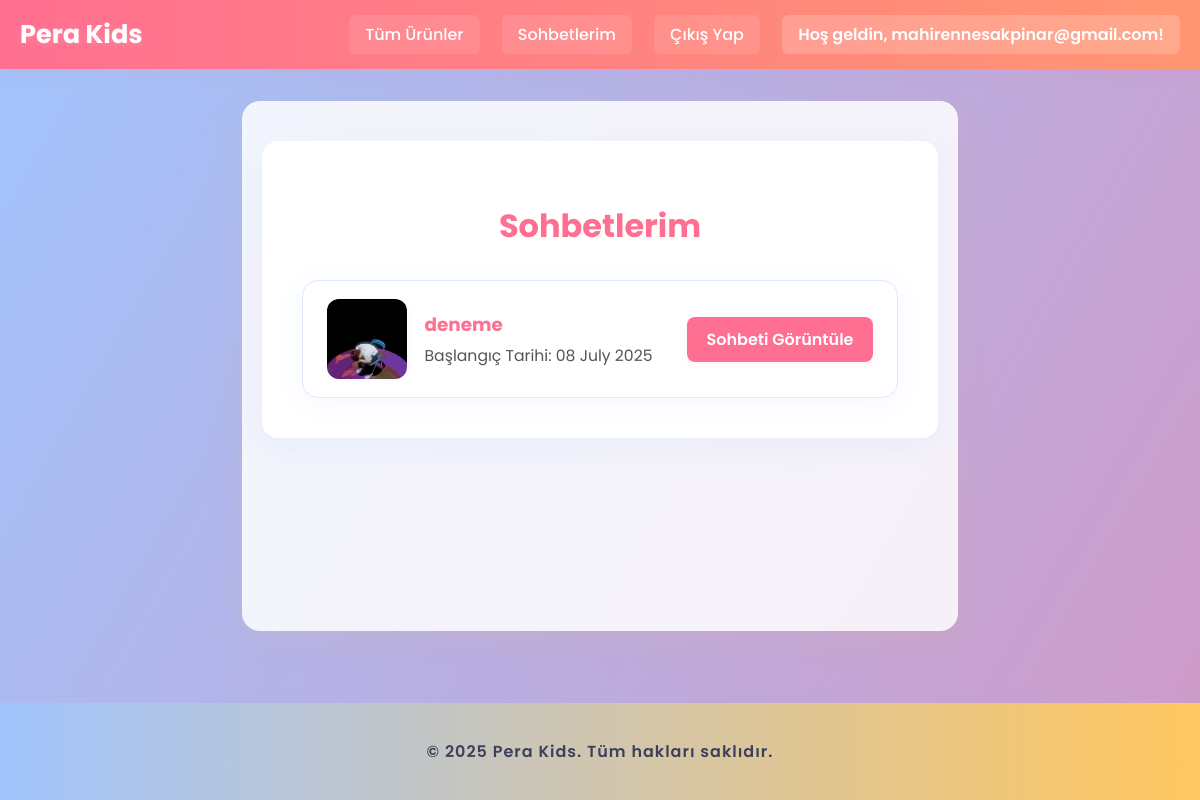
Screenshot of /sohbetlerim/ (signed in) with the database file from the repository.
### playground/models.py (models this page shows, shortened)
class Conversation(models.Model):
    product = models.ForeignKey(Product, on_delete=models.CASCADE, verbose_name="İlgili Ürün")
    customer = models.ForeignKey(User, on_delete=models.CASCADE, verbose_name="Müşteri")
    created_at = models.DateTimeField(auto_now_add=True)
    class Meta:
        verbose_name = "Sohbet"
        verbose_name_plural = "Sohbetler"
        unique_together = ('product', 'customer')

class Product(models.Model):
    category = models.ForeignKey(Category, on_delete=models.SET_NULL, null=True, verbose_name="Kategorisi")
    name = models.CharField(max_length=200, verbose_name="Ürün Adı")
    slug = models.SlugField(max_length=220, unique=True, help_text="URL'de görünecek metin, otomatik oluşur.")
    image = models.ImageField(upload_to='products/', verbose_name="Ürün Fotoğrafı")
    description = models.TextField(verbose_name="Ürün Açıklaması")
    price = models.DecimalField(max_digits=10, decimal_places=2, verbose_name="Seri Fiyatı")
    age_group_set = models.CharField(max_length=100, verbose_name="Yaş Grubu (Seri)", help_text="Örn: 8-10-12 Yaş")
    available_colors = models.CharField(max_length=255, verbose_name="Mevcut Renkler", help_text="Renkleri virgülle ayırarak yazın. Örn: Mavi, Kırmızı, Yeşil")
    created_at = models.DateTimeField(auto_now_add=True, verbose_name="Oluşturulma Tarihi")
    is_available = models.BooleanField(default=True, verbose_name="Mevcut mu?")
    class Meta:
        verbose_name = "Ürün"
        verbose_name_plural = "Ürünler"
        ordering = ('-created_at',)

### playground/views.py (the view)
# urls.py: path('sohbetlerim/', views.sohbetlerim_view, name='sohbetlerim'),
@login_required
def sohbetlerim_view(request):
    sohbetler = Conversation.objects.filter(customer=request.user).order_by('-created_at')
    context = {
        'sohbet_listesi': sohbetler
    }
    return render(request, 'playground/sohbetlerim.html', context)

### playground/templates/playground/sohbetlerim.html (shortened to what this page needs)
{% extends "playground/base.html" %}
{% load static %}
{% block content %}
<div class="sohbet-container">
    <h1 class="main-title">Sohbetlerim</h1>
    <ul class="sohbet-listesi">
        {% for sohbet in sohbet_listesi %}
            <li class="sohbet-karti">
                <img src="{{ sohbet.product.image.url }}" alt="{{ sohbet.product.name }}">
                <div class="sohbet-detay">
                    <h2>{{ sohbet.product.name }}</h2>
                    <p>Başlangıç Tarihi: {{ sohbet.created_at|date:"d F Y" }}</p>
                </div>
                <a href="#" class="sohbet-link">Sohbeti Görüntüle</a>
            </li>
        {% empty %}
            <div class="hic-sohbet-yok">
                <p>Henüz hiç sohbet başlatmadınız.</p>
                <p>Beğendiğiniz bir ürünün sayfasından bizimle iletişime geçebilirsiniz.</p>
            </div>
        {% endfor %}
    </ul>
</div>
{% endblock %}

### playground/templates/playground/base.html (shortened to what this page needs)
{% load static %}
<!DOCTYPE html>
<html lang="tr">
<head>
    <link rel="stylesheet" href="{% static 'playground/css/styles.css' %}">
</head>
<body class="{% block body_class %}{% endblock %}">
    {% if not hesap_sayfasi %}
    <nav class="navbar">
        <div class="navbar-container">
            <div class="logo">
                <a href="{% url 'playground:anasayfa' %}">Pera Kids</a>
            </div>
            <div class="nav-links">
                <a href="{% url 'playground:anasayfa' %}">Tüm Ürünler</a>
                {% if user.is_authenticated %}
                    <a href="{% url 'playground:sohbetlerim' %}">Sohbetlerim</a>
                    <a href="#">Çıkış Yap</a>
                    <span class="nav-user">Hoş geldin, {{ user.username }}!</span>
                {% else %}
                    <a href="{% url 'playground:hesap' %}">Giriş Yap / Kayıt Ol</a>
                {% endif %}
            </div>
        </div>
    </nav>
    {% endif %}
    <main>
        {% block content %}
        {% endblock %}
    </main>
    {% if not hesap_sayfasi %}
    <footer class="footer">
        <p>&copy; 2025 Pera Kids. Tüm hakları saklıdır.</p>
    </footer>
    {% endif %}
</body>
</html>

### static/playground/css/styles.css (style rules this page uses)
:root { --primary-color: #ff6f91; --secondary-color: #ff9671; --accent-color: #ffc75f; --light-blue: #a1c4fd; --text-color: #3d405b; --background-color: #f7faff; --white-color: #ffffff; --border-color: #e0eafc; }
body { font-family: 'Poppins', sans-serif; margin: 0; background: linear-gradient(120deg, #a1c4fd 0%, #ff6f91 100%); background-size: 200% 200%; animation: gradientMove 8s ease-in-out infinite; color: var(--text-color); min-height: 100vh; display: flex; flex-direction: column; }
main { flex: 1; padding: 40px 20px; background: rgba(255,255,255,0.85); border-radius: 18px; box-shadow: 0 8px 32px 0 rgba(255,199,95,0.10); margin: 32px auto 32px auto; max-width: 1200px; }
.navbar { background: linear-gradient(90deg, #ff6f91 0%, #ff9671 100%); box-shadow: 0 4px 16px 0 rgba(255, 111, 145, 0.10); border-bottom: none; padding: 15px 0; }
.navbar-container { max-width: 1200px; margin: 0 auto; display: flex; justify-content: space-between; align-items: center; padding: 0 20px; }
.navbar .logo a { font-weight: 700; font-size: 1.6em; color: #fff !important; text-decoration: none; text-shadow: 0 2px 8px rgba(255,255,255,0.15); }
.navbar .nav-links a { margin-left: 18px; text-decoration: none; color: #fff !important; font-weight: 500; background: rgba(255,255,255,0.10); border-radius: 6px; padding: 8px 16px; transition: background 0.3s, color 0.3s, box-shadow 0.3s; }
.navbar .nav-links .nav-user { margin-left: 18px; font-weight: 600; color: #fff !important; background: rgba(255,255,255,0.18); border-radius: 6px; padding: 8px 16px; }
.form-container, .sohbet-container { max-width: 800px; margin: 0 auto; background: var(--white-color); padding: 40px; border-radius: 16px; box-shadow: 0 8px 30px rgba(160,200,255,0.15); }
.form-container h1, .sohbet-container h1 { text-align: center; color: var(--primary-color); margin-bottom: 30px; }
.footer { text-align: center; padding: 20px; margin-top: 40px; background: linear-gradient(90deg, #a1c4fd 0%, #ffc75f 100%); color: #3d405b; font-weight: 600; letter-spacing: 1px; box-shadow: 0 -2px 12px 0 rgba(161,196,253,0.10); }
.sohbet-listesi { list-style: none; padding: 0; margin: 0; display: grid; grid-template-columns: repeat(auto-fit, minmax(320px, 1fr)); gap: 32px; }
.sohbet-karti { background: var(--white-color); border-radius: 16px; box-shadow: 0 4px 24px 0 rgba(161,196,253,0.13); display: flex; align-items: center; gap: 18px; padding: 18px 24px; overflow: hidden; border: 1px solid var(--border-color); }
.sohbet-karti img { width: 80px; height: 80px; object-fit: cover; border-radius: 12px; flex-shrink: 0; box-shadow: 0 2px 8px 0 rgba(161,196,253,0.10); }
.sohbet-detay { flex: 1; min-width: 0; }
.sohbet-karti h2 { font-size: 1.15em; margin: 0 0 6px 0; color: var(--primary-color); white-space: nowrap; overflow: hidden; text-overflow: ellipsis; }
.sohbet-karti p { margin: 0; color: #555; font-size: 0.98em; }
.sohbet-link { display: inline-block; margin-left: 16px; padding: 10px 20px; background: var(--primary-color); color: #fff; border-radius: 8px; text-decoration: none; font-weight: 600; font-size: 1em; transition: background 0.2s, transform 0.2s; box-shadow: 0 2px 8px 0 rgba(255,111,145,0.08); }

### playground/templates/playground/base.html (style rules this page uses)
body { background: linear-gradient(120deg, #a1c4fd 0%, #ff6f91 100%); background-size: 200% 200%; animation: gradientMove 8s ease-in-out infinite; }
.navbar { background: linear-gradient(90deg, #ff6f91 0%, #ff9671 100%); box-shadow: 0 4px 16px 0 rgba(255, 111, 145, 0.10); border-bottom: none; }
.navbar .logo a { color: #fff !important; text-shadow: 0 2px 8px rgba(255,255,255,0.15); }
.navbar .nav-links a { color: #fff !important; background: rgba(255,255,255,0.10); border-radius: 6px; padding: 8px 16px; margin-left: 18px; transition: background 0.3s, color 0.3s, box-shadow 0.3s; }
.navbar .nav-links .nav-user { color: #fff !important; background: rgba(255,255,255,0.18); border-radius: 6px; padding: 8px 16px; margin-left: 18px; }
.footer { background: linear-gradient(90deg, #a1c4fd 0%, #ffc75f 100%); color: #3d405b; font-weight: 600; letter-spacing: 1px; box-shadow: 0 -2px 12px 0 rgba(161,196,253,0.10); }
main { background: rgba(255,255,255,0.85); border-radius: 18px; box-shadow: 0 8px 32px 0 rgba(255,199,95,0.10); margin: 32px auto 32px auto; max-width: 1200px; }

### rows the page displays
Conversation: product.image (picture), product.name "deneme", created_at "08 July 2025"

### other values shown
{{ user.username }} "mahirennesakpinar@gmail.com"
